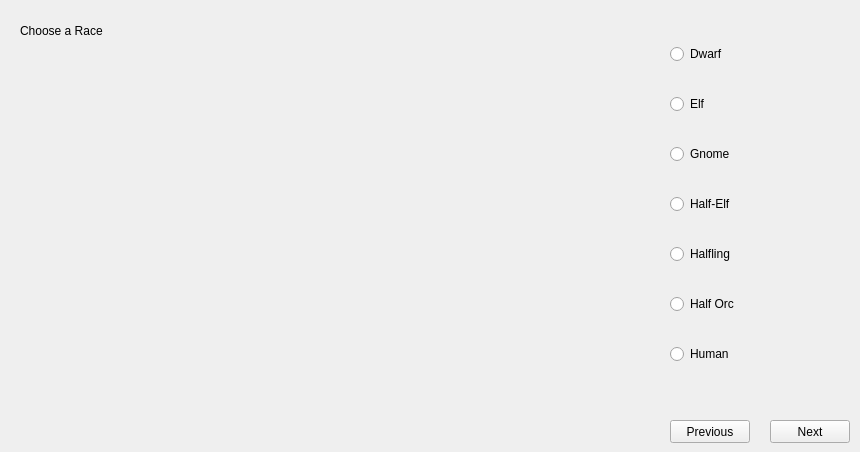
    <widget class="QWidget" name="page_2">
     <widget class="QPushButton" name="nextButton_2">
      <property name="geometry">
       <rect>
        <x>770</x>
        <y>420</y>
        <width>80</width>
        <height>23</height>
       </rect>
      </property>
      <property name="text">
       <string>Next</string>
      </property>
     </widget>
     <widget class="QPushButton" name="previousButton_2">
      <property name="geometry">
       <rect>
        <x>670</x>
        <y>420</y>
        <width>80</width>
        <height>23</height>
       </rect>
      </property>
      <property name="text">
       <string>Previous</string>
      </property>
     </widget>
     <widget class="QLabel" name="label_13">
      <property name="geometry">
       <rect>
        <x>20</x>
        <y>20</y>
        <width>91</width>
        <height>21</height>
       </rect>
      </property>
      <property name="text">
       <string>Choose a Race</string>
      </property>
     </widget>
     <widget class="QWidget" name="gridLayoutWidget_2">
      <property name="geometry">
       <rect>
        <x>670</x>
        <y>20</y>
        <width>181</width>
        <height>371</height>
       </rect>
      </property>
      <layout class="QVBoxLayout" name="verticalLayout_2">
       <item>
        <widget class="QRadioButton" name="radioButton">
         <property name="text">
          <string>Dwarf</string>
         </property>
         <attribute name="buttonGroup">
          <string notr="true">raceGroup</string>
         </attribute>
        </widget>
       </item>
       <item>
        <widget class="QRadioButton" name="radioButton_2">
         <property name="text">
          <string>Elf</string>
         </property>
         <attribute name="buttonGroup">
          <string notr="true">raceGroup</string>
         </attribute>
        </widget>
       </item>
       <item>
        <widget class="QRadioButton" name="radioButton_3">
         <property name="text">
          <string>Gnome</string>
         </property>
         <attribute name="buttonGroup">
          <string notr="true">raceGroup</string>
         </attribute>
        </widget>
       </item>
       <item>
        <widget class="QRadioButton" name="radioButton_4">
         <property name="text">
          <string>Half-Elf</string>
         </property>
         <attribute name="buttonGroup">
          <string notr="true">raceGroup</string>
         </attribute>
        </widget>
       </item>
       <item>
        <widget class="QRadioButton" name="radioButton_5">
         <property name="text">
          <string>Halfling</string>
         </property>
         <attribute name="buttonGroup">
          <string notr="true">raceGroup</string>
         </attribute>
        </widget>
       </item>
       <item>
        <widget class="QRadioButton" name="radioButton_6">
         <property name="text">
          <string>Half Orc</string>
         </property>
         <attribute name="buttonGroup">
          <string notr="true">raceGroup</string>
         </attribute>
        </widget>
       </item>
       <item>
        <widget class="QRadioButton" name="radioButton_7">
         <property name="text">
          <string>Human</string>
         </property>
         <attribute name="buttonGroup">
          <string notr="true">raceGroup</string>
         </attribute>
        </widget>
       </item>
      </layout>
     </widget>
    </widget>
